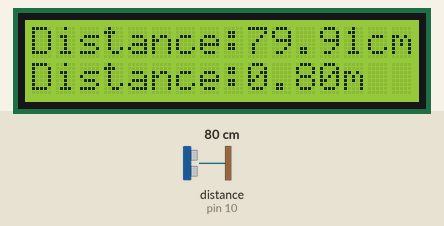
A sketch run on a simulated Arduino Uno, built with avr-gcc and run on an emulated ATmega328P. Shown: 16×2 character LCD. Wiring (inferred from the names in the program): ultrasonic range finder: trigger pin 9; echo pin 10. The inputs (shaded band) are chosen by the test bench; at power-on: distance to the obstacle (sensor on pin 10) 80 cm. The echo pulse lasts 58.3 µs per cm; what the sketch prints to the serial monitor is not drawn.

Above: at 3.2 s.
3.3 s: distance to the obstacle (sensor on pin 10) set to 2 cm
At 4.9 s:
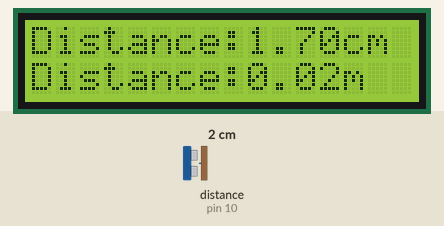
7.4 s: distance to the obstacle (sensor on pin 10) set to 4 cm
At 8.9 s:
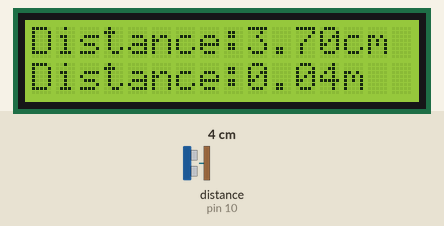
10.6 s: distance to the obstacle (sensor on pin 10) set to 9 cm
At 11.8 s:
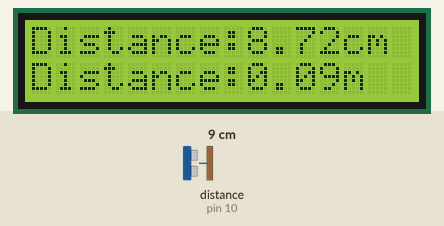
Timing chart, 0 to 13.6 s (numbered marks = the images above; inputs shaded):
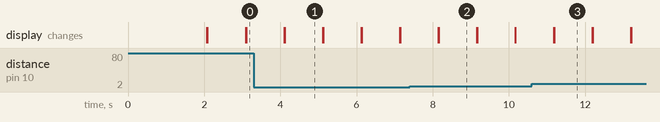

The sketch:

distance_measuring.ino
```cpp
#include<LiquidCrystal.h>
const int  trigPin =  9;
const int  echoPin = 10;
LiquidCrystal lcd (2,3,4,5,6,7);

float time=0,distance=0;

void setup()
{
 lcd.begin(16,2);
 pinMode(trigPin,OUTPUT);
 pinMode(echoPin,INPUT);
 lcd.print("Industrial Electronics");
 lcd.setCursor(0,1);
 lcd.print("Distance Meter");
 delay(2000);
 lcd.clear();
 Serial.begin(9600);
}

void loop()
{
 lcd.clear();
 digitalWrite(trigPin ,LOW);
 delayMicroseconds(2);
 digitalWrite(trigPin ,HIGH);
 delayMicroseconds(10);
 digitalWrite(trigPin ,LOW);
 delayMicroseconds(2);
 time=pulseIn(echoPin,HIGH);
 distance=time*344/20000;
 lcd.clear();
 lcd.print("Distance:");
 lcd.print(distance);
 lcd.print("cm");
 Serial.print(distance);
 Serial.println("cm");
 lcd.setCursor(0,1);
 lcd.print("Distance:");
 lcd.print(distance/100);
 lcd.print("m");
 Serial.print(distance/100);
 Serial.println("m");
 delay(1000);
}
```

Measured:
- after the input at 3.3 s, the display: first differs from a run without the input after 0.81 s (image 1)
- after the input at 7.4 s, the display: first differs from a run without the input after 0.75 s (image 2)
- after the input at 10.6 s, the display: first differs from a run without the input after 0.58 s (image 3)
- what the display in image 1 shows lasts 1.0 s, from 4.1 s to 5.1 s
